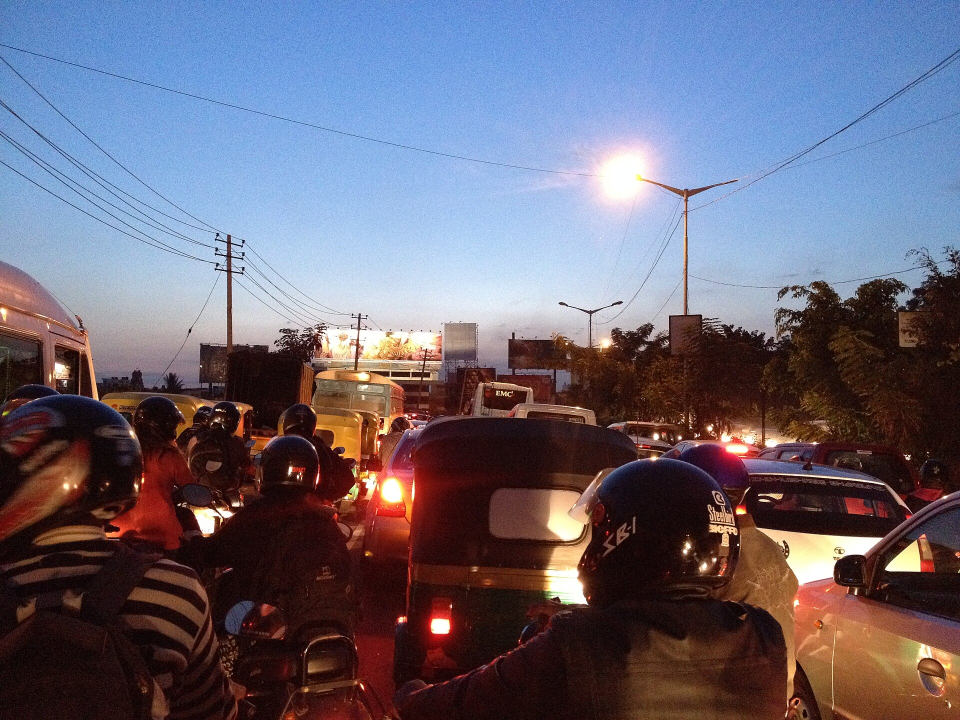
#> input picture devset/frames/c00.jpg, 1920 x 1440 px (shown at 1/2 size); its folder holds 4 pictures in this run
$ python rect_eval.py
#> lines starting #> are read from the running program, lines starting #| are printed output that depends on the picture
### runner.py
"""Detectors for main.py. ExecutorchDetector needs only executorch, torch, numpy, cv2
(no ultralytics), and follows the pre/post-processing in Arm's model card (config.yaml)."""
import time
from pathlib import Path

import cv2
import numpy as np

NAMES = {0: "person", 1: "bicycle", 2: "car", 3: "motorcycle", 5: "bus", 7: "truck"}
IDS = sorted(NAMES)


GROUP = {0: "person", 2: "car", 5: "car", 7: "car", 1: "bike", 3: "bike"}
GROUP_ID = {"person": 0, "car": 1, "bike": 2}   # grouped NMS: car/bus/truck, bike/motorcycle
VEHICLE_IDS = {1, 2, 3, 5, 7}


# [60 lines left out: functions postprocess, set_threads, decode_scores, not called in this run]


class ExecutorchDetector:
    """YOLO11 .pte (INT8 or FP32): input [1,3,S,S] in 0..1, output [1,84,N]. S is read from the file."""

    def __init__(self, pte, iou=0.7):
        import torch
        from executorch.runtime import Runtime
        self.torch, self.iou = torch, iou
        self.group_score = False        # set from main.py --group-score
        self.method = Runtime.get().load_program(str(pte)).load_method("forward")
        try:                                   # input H and W, read from the .pte itself (rectangular ok)
            sz = self.method.metadata.input_tensor_meta(0).sizes()
            self.hw = (int(sz[-2]), int(sz[-1]))
        except Exception:
            self.hw = (640, 640)
        self.size = max(self.hw)

    # [56 lines left out: functions raw, detect, containment_filter, not called in this run]


GROUP_BY_NAME = {NAMES[k]: v for k, v in GROUP.items()}


# [44 lines left out: functions needs_tiles, tiled_candidates, not called in this run]


class UltralyticsDetector:
    """Fallback for models exported with Ultralytics (laptop use)."""

    def __init__(self, path):
        from ultralytics import YOLO
        self.model = YOLO(str(path), task="detect")

    # [13 lines left out: functions detect, load, not called in this run]

### tools/rect_eval.py
"""Rectangular vs square inputs: count error against a PROXY and relative time, on devset/frames.

  python tools/rect_eval.py [--models name1 name2 ...] [--proxy bundle/models/yolo11s_fp32_640.pte] [--aspect 1.5]

Reference = proxy model with 5-pass tiling (0.35/0.35, grouped NMS 0.5, min height 2%), as tools/sweep.py. Candidates:
one full-frame pass, person/vehicle conf 0.30, grouped NMS 0.5. Prints per model: input HxW, sum |diff| people and
vehicles over the frames, signed bias, mean inference ms. Time is from THIS machine: compare models with each other
only; it is not a Pi number. `--aspect` keeps only frames at least that wide (w/h), since a rectangular input only
helps wide frames; use 0 for all frames.
"""
import argparse, statistics, sys
from pathlib import Path

import cv2
import numpy as np

ROOT = Path(__file__).resolve().parent.parent
sys.path.insert(0, str(ROOT))
import runner

VEH = {"car", "bus", "truck", "motorcycle", "bicycle"}
ap = argparse.ArgumentParser()
ap.add_argument("--models", nargs="*", default=["yolo11n_raspberry_executorch_original", "yolo11n_fp32_384x640",
                                                 "yolo11n_fp32_480x864", "yolo11n_fp32_960"])
ap.add_argument("--proxy", default=str(ROOT / "bundle/models/yolo11s_fp32_640.pte"))
ap.add_argument("--frames", default=str(ROOT / "devset/frames"))
ap.add_argument("--aspect", type=float, default=0.0)
a = ap.parse_args()

paths = sorted(p for p in Path(a.frames).iterdir() if p.suffix.lower() in {".jpg", ".jpeg", ".png"})
imgs = [im for im in (cv2.imread(str(p)) for p in paths) if im is not None and im.shape[1] / im.shape[0] >= a.aspect]
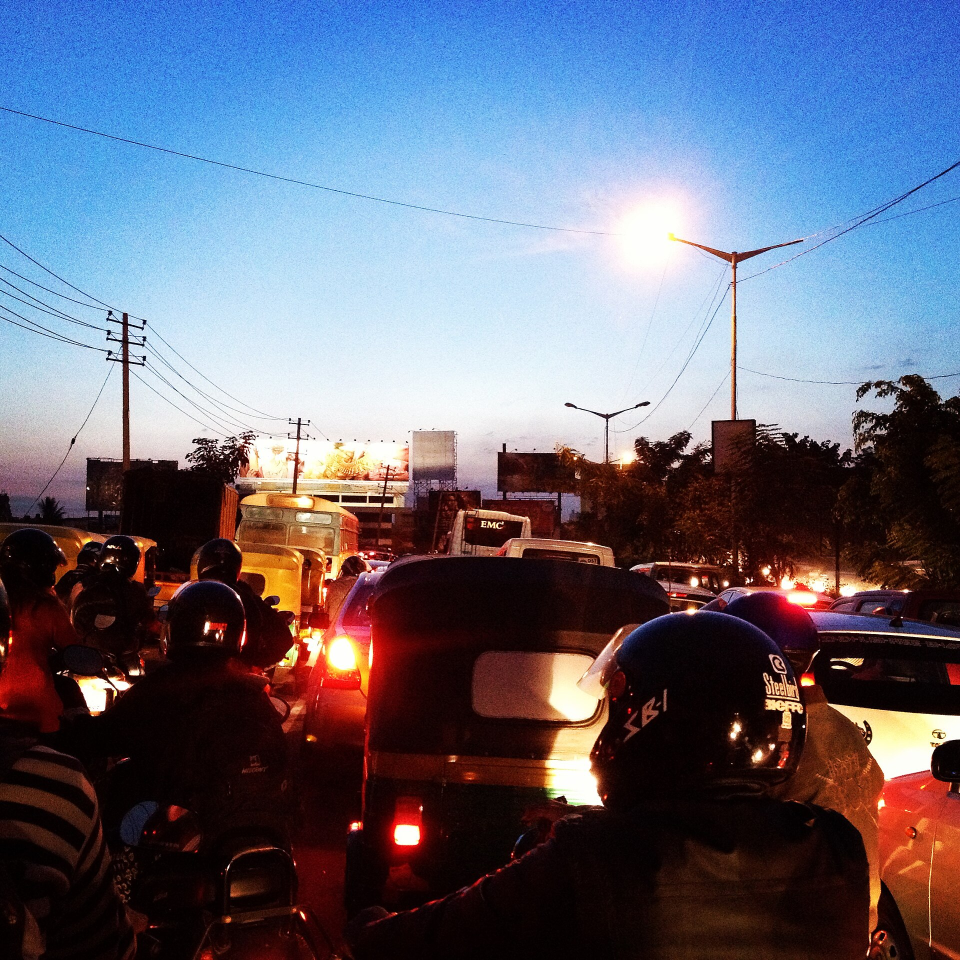
#> input picture devset/frames/c01.jpg, 1920 x 1920 px (shown at 1/2 size)
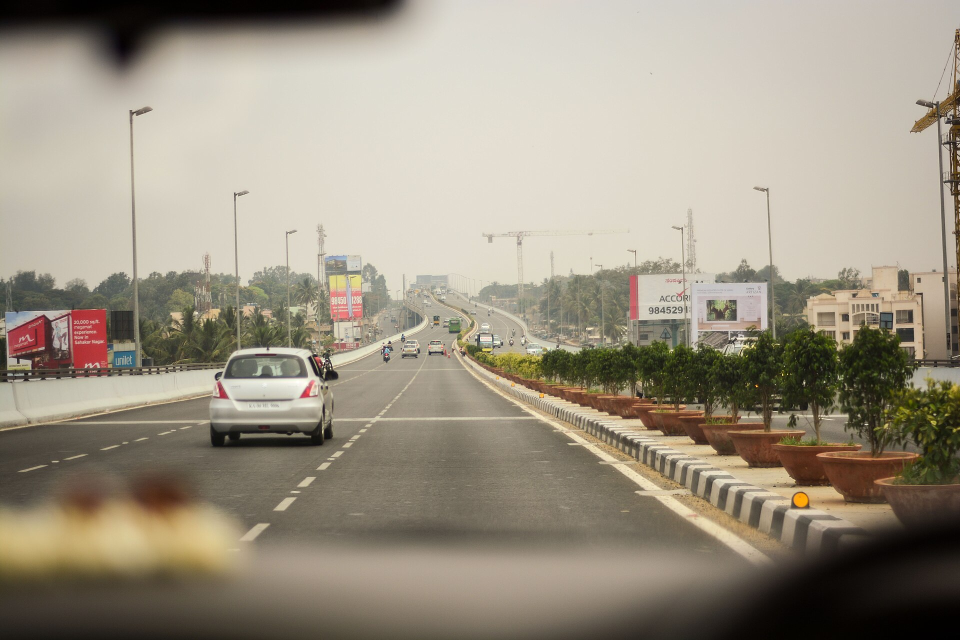
#> input picture devset/frames/c02.jpg, 1920 x 1280 px (shown at 1/2 size)
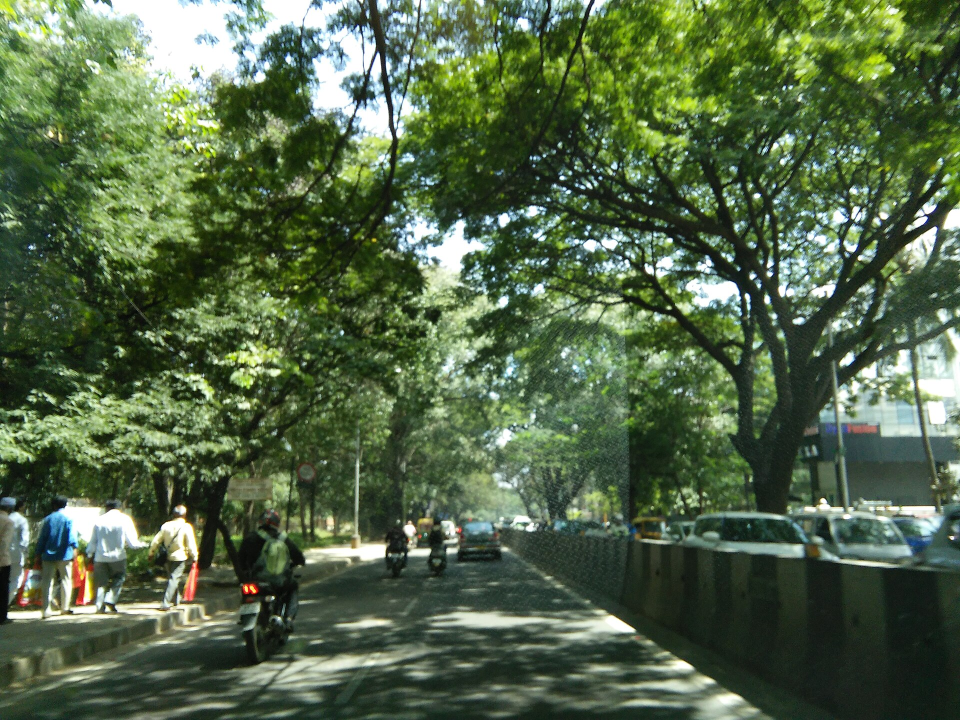
#> input picture devset/frames/c03.jpg, 1920 x 1440 px (shown at 1/2 size)
#> imgs = 4 items
print(f"{len(imgs)} frames (aspect >= {a.aspect}); widths/heights: "
      f"{sorted({(im.shape[1], im.shape[0]) for im in imgs})[:6]}")
#| 4 frames (aspect >= 0.0); widths/heights: [(1920, 1280), (1920, 1440), (1920, 1920)]


def count(cand, h, tiled):
    d = runner.postprocess(cand, 0.35 if tiled else 0.30, 0.35 if tiled else 0.30, 0.5, True, 0.02 if tiled else 0.0, h)
    if tiled:
        d = runner.containment_filter(d)
    return sum(1 for x in d if x[0] == "person"), sum(1 for x in d if x[0] in VEH)


proxy = runner.ExecutorchDetector(a.proxy)
#> (the run stopped early here; a loop or call above may not have finished)
